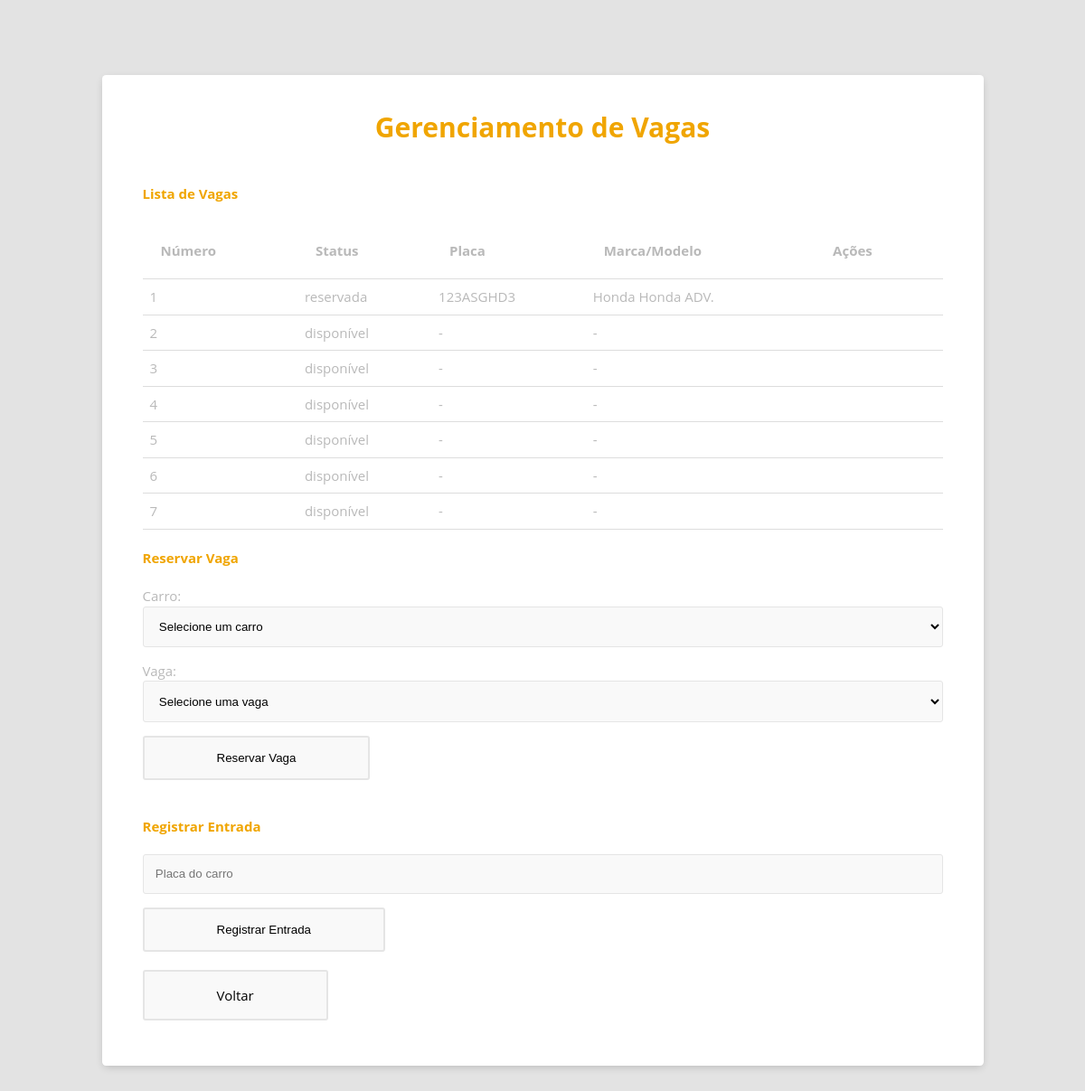
/gerenciar_vagas, run on an earlier commit of the app's database.
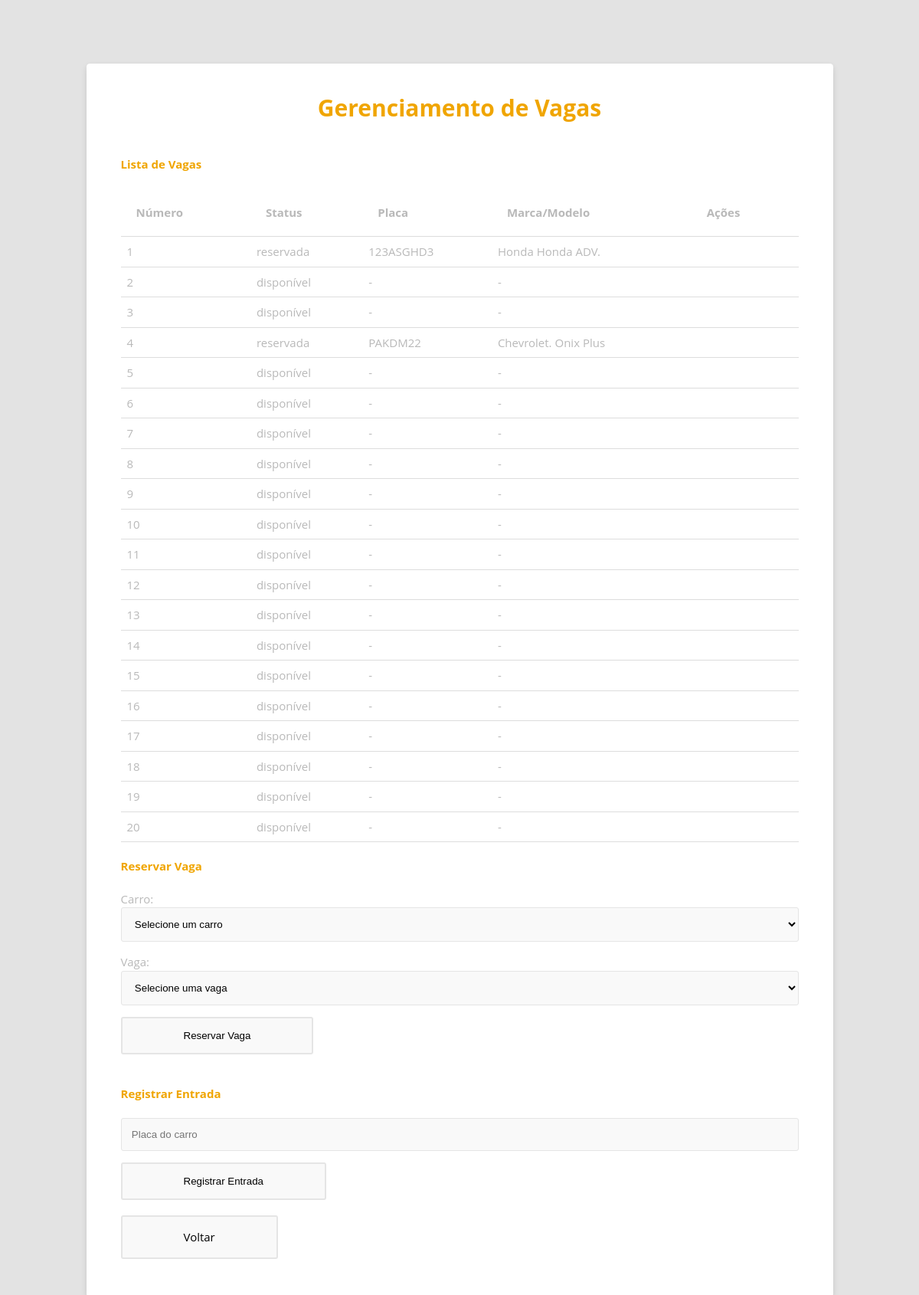
And on a later commit of the database.
### tables this page shows
CREATE TABLE vaga (
            id INTEGER PRIMARY KEY AUTOINCREMENT,
            numero INTEGER NOT NULL UNIQUE,
            status TEXT NOT NULL DEFAULT 'disponível',
            carro_id INTEGER,
            FOREIGN KEY (carro_id) REFERENCES carro(id)
        );

CREATE TABLE carro (
            id INTEGER PRIMARY KEY AUTOINCREMENT,
            placa TEXT NOT NULL UNIQUE,
            marca TEXT NOT NULL,
            modelo TEXT NOT NULL,
            ano INTEGER NOT NULL,
            vaga_id INTEGER,
            FOREIGN KEY (vaga_id) REFERENCES vaga(id)
        );

### app.py (the view)
@app.route('/gerenciar_vagas')
def gerenciar_vagas():
    conectar = conectar_db()
    cursor = conectar.cursor()
    cursor.execute("SELECT * FROM vaga")
    vagas = cursor.fetchall()
    cursor.execute("SELECT * FROM carro WHERE vaga_id IS NULL")
    carros_disponiveis = cursor.fetchall()
    cursor.execute("SELECT * FROM carro ")
    todos_carros = cursor.fetchall()
    conectar.close()
    return render_template('gerenciar_vagas.html',
                         vagas=vagas,
                         todos_carros=todos_carros,
                         carros_disponiveis= carros_disponiveis, # Envia todos os carros para o template
                         datetime=datetime)

### app.py (called while the page is built)
def conectar_db():
    return sqlite3.connect('crud.db')

### templates/gerenciar_vagas.html (shortened to what this page needs)
<!DOCTYPE html>
<html lang="pt-br">
<head>
  <link rel="stylesheet" href="/static/css/styles.css" />
  <link rel="stylesheet" href="https://cdnjs.cloudflare.com/ajax/libs/font-awesome/6.4.2/css/all.min.css" />
</head>
<body>
  <div class="container">
    <div class="title">
      <h1>Gerenciamento de Vagas</h1>
    </div>
    <div class="row">
      <h4>Lista de Vagas</h4>
      <table>
        <thead>
          <tr>
            <th>Número</th>
            <th>Status</th>
            <th>Placa</th>
            <th>Marca/Modelo</th>
            <th>Ações</th>
          </tr>
        </thead>
        <tbody>
          {% for vaga in vagas %}
          <tr>
            <td>{{ vaga[1] }}</td>
            <td>{{ vaga[2] }}</td>
            <td>
              {% if vaga[3] %}
              {% for carro in todos_carros if carro[0] == vaga[3] %}
              {{ carro[1] }}
              {% endfor %}
              {% else %}
              -
              {% endif %}
            </td>
            <td>
              {% if vaga[3] %}
              {% for carro in todos_carros if carro[0] == vaga[3] %}
              {{ carro[2] }} {{ carro[3] }}
              {% endfor %}
              {% else %}
              -
              {% endif %}
            </td>
            <td>
            </td>
          </tr>
          {% endfor %}
        </tbody>
      </table>
    </div>
    <div class="row">
      <h4>Reservar Vaga</h4>
      <form action="/reservar_vaga" method="post">
        <div class="input-group">
          <label for="carro_id">Carro:</label>
          <select name="carro_id" id="carro_id" required>
            <option value="">Selecione um carro</option>
          </select>
        </div>
        <div class="input-group">
          <label for="vaga_id">Vaga:</label>
          <select name="vaga_id" id="vaga_id" required>
            <option value="">Selecione uma vaga</option>
          </select>
        </div>
        <button type="submit" class="btn-option">Reservar Vaga</button>
      </form>
    </div>
    <div class="row">
      <h4>Registrar Entrada</h4>
      <form action="/registrar_entrada" method="post">
        <div class="input-group">
          <input type="text" name="placa" placeholder="Placa do carro" required />
        </div>
        <button type="submit" class="btn-option">Registrar Entrada</button>
      </form>
    </div>
    <div class="row">
      <a href="/" class="btn-option">Voltar</a>
    </div>
  </div>
</body>
</html>

What changed in the data, as far as the page shows it:
changed vaga (number 4 of 20 on the later page): gains carro (placa "PAKDM22", marca "Chevrolet.", modelo "Onix Plus"); status "disponível" → "reservada"; no longer shows "- -"
added vaga: numero "8", status "disponível"
added vaga: numero "9", status "disponível"
added vaga: numero "10", status "disponível"
added vaga: numero "11", status "disponível"
added vaga: numero "12", status "disponível"
added vaga: numero "13", status "disponível"
added vaga: numero "14", status "disponível"
added vaga: numero "15", status "disponível"
added vaga: numero "16", status "disponível"
added vaga: numero "17", status "disponível"
added vaga: numero "18", status "disponível"
added vaga: numero "19", status "disponível"
added vaga: numero "20", status "disponível"
